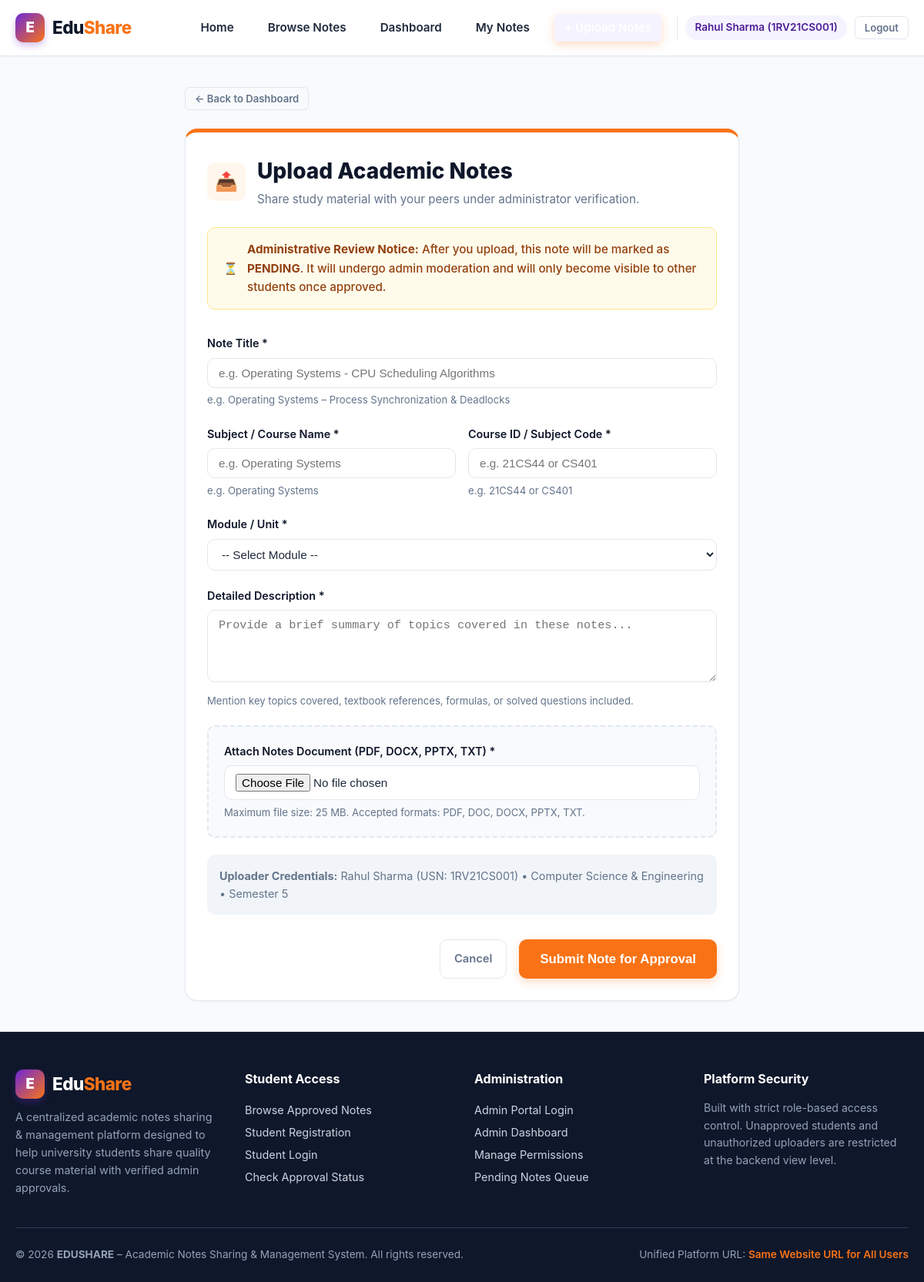
/notes/upload/ (signed in), run on the app's committed database.
### core/models.py (models this page shows, shortened)
class Student(models.Model):
    APPROVAL_CHOICES = (
        ('PENDING', 'Pending'),
        ('APPROVED', 'Approved'),
        ('REJECTED', 'Rejected'),
    )
    user = models.OneToOneField(User, on_delete=models.CASCADE, related_name='student_profile')
    name = models.CharField(max_length=150, help_text="Full Name of the Student")
    usn = models.CharField(max_length=30, unique=True, db_index=True, help_text="University Seat Number")
    branch = models.CharField(max_length=100, help_text="Engineering/Academic Branch")
    semester = models.IntegerField(help_text="Current Semester (e.g. 1-8)")
    section = models.CharField(max_length=10, help_text="Section (e.g. A, B, C)")
    approval_status = models.CharField(max_length=20, choices=APPROVAL_CHOICES, default='PENDING', db_index=True)
    upload_permission = models.BooleanField(default=False, help_text="Explicit admin permission to upload notes")
    rejection_reason = models.TextField(blank=True, null=True, help_text="Reason if student registration was rejected")
    created_at = models.DateTimeField(auto_now_add=True)
    updated_at = models.DateTimeField(auto_now=True)
    class Meta:
        ordering = ['-created_at']
        verbose_name = 'Student'
        verbose_name_plural = 'Students'
    @property
    def is_approved(self):
        return self.approval_status == 'APPROVED'

### core/views.py (the view)
# urls.py: path('notes/upload/', views.upload_note, name='upload_note'),
@student_upload_required
def upload_note(request):
    student = request.user.student_profile
    if request.method == 'POST':
        form = NoteUploadForm(request.POST, request.FILES)
        if form.is_valid():
            note = form.save(commit=False)
            note.uploaded_by = student
            note.status = 'PENDING'  # Explicit pending status
            note.save()
            messages.success(request, f"Note '{note.title}' uploaded successfully! It is now PENDING Admin review and will be visible once approved.")
            return redirect('my_notes')
    else:
        form = NoteUploadForm()
    return render(request, 'core/upload_note.html', {
        'form': form,
        'student': student
    })

### templates/core/upload_note.html (shortened to what this page needs)
{% extends 'base.html' %}
{% block content %}
<div class="container container-narrow">
  <div style="margin-bottom: 1.5rem;">
    <a href="{% url 'student_dashboard' %}" class="btn btn-sm btn-outline-secondary">&larr; Back to Dashboard</a>
  </div>
  <div class="card" style="border-top: 5px solid var(--accent);">
    <div style="display: flex; align-items: center; gap: 15px; margin-bottom: 1.5rem;">
      <div style="width: 50px; height: 50px; background: var(--accent-subtle); color: var(--accent); border-radius: var(--radius-md); display: flex; align-items: center; justify-content: center; font-size: 1.5rem;">
        📤
      </div>
      <div>
        <h1 style="font-size: 1.75rem; font-weight: 800; color: var(--dark); margin: 0;">
          Upload Academic Notes
        </h1>
        <p style="color: var(--text-muted); font-size: 0.95rem; margin-top: 2px;">
          Share study material with your peers under administrator verification.
        </p>
      </div>
    </div>
    <div class="alert alert-warning" style="margin-bottom: 2rem;">
      <span>⏳</span>
      <div>
        <strong>Administrative Review Notice:</strong> After you upload, this note will be marked as <strong>PENDING</strong>. It will undergo admin moderation and will only become visible to other students once approved.
      </div>
    </div>
    <form method="POST" action="{% url 'upload_note' %}" enctype="multipart/form-data" novalidate>
      <div class="form-group">
        <label class="form-label" for="{{ form.title.id_for_label }}">Note Title *</label>
        {{ form.title }}
        <div class="form-text">e.g. Operating Systems – Process Synchronization & Deadlocks</div>
      </div>
      <div style="display: grid; grid-template-columns: 1fr 1fr; gap: 1rem;">
        <div class="form-group">
          <label class="form-label" for="{{ form.subject.id_for_label }}">Subject / Course Name *</label>
          {{ form.subject }}
          <div class="form-text">e.g. Operating Systems</div>
        </div>
        <div class="form-group">
          <label class="form-label" for="{{ form.course_id.id_for_label }}">Course ID / Subject Code *</label>
          {{ form.course_id }}
          <div class="form-text">e.g. 21CS44 or CS401</div>
        </div>
      </div>
      <div class="form-group">
        <label class="form-label" for="{{ form.module.id_for_label }}">Module / Unit *</label>
        {{ form.module }}
      </div>
      <div class="form-group">
        <label class="form-label" for="{{ form.description.id_for_label }}">Detailed Description *</label>
        {{ form.description }}
        <div class="form-text">Mention key topics covered, textbook references, formulas, or solved questions included.</div>
      </div>
      <div class="form-group" style="background: var(--bg-body); padding: 1.25rem; border: 2px dashed var(--border-color); border-radius: var(--radius-md);">
        <label class="form-label" for="{{ form.file.id_for_label }}">Attach Notes Document (PDF, DOCX, PPTX, TXT) *</label>
        {{ form.file }}
        <div class="form-text">Maximum file size: 25 MB. Accepted formats: PDF, DOC, DOCX, PPTX, TXT.</div>
      </div>
      <div style="background: #F1F5F9; border-radius: var(--radius-md); padding: 1rem; margin-bottom: 2rem; font-size: 0.9rem; color: var(--text-muted);">
        <strong>Uploader Credentials:</strong> {{ student.name }} (USN: {{ student.usn }}) &bull; {{ student.branch }} &bull; Semester {{ student.semester }}
      </div>
      <div style="display: flex; gap: 1rem; justify-content: flex-end;">
        <a href="{% url 'student_dashboard' %}" class="btn btn-outline-secondary">Cancel</a>
        <button type="submit" class="btn btn-lg btn-accent">Submit Note for Approval</button>
      </div>
    </form>
  </div>
</div>
{% endblock %}

### templates/base.html (shortened to what this page needs)
{% load static %}
<!DOCTYPE html>
<html lang="en">
<head>
  <link rel="stylesheet" href="{% static 'css/edushare.css' %}">
</head>
<body>
  <header class="navbar">
    <div class="container navbar-inner">
      <a href="{% url 'home' %}" class="brand">
        <div class="brand-icon">E</div>
        <div class="brand-text">Edu<span>Share</span></div>
      </a>
      <ul class="nav-links" id="navLinks">
        <li class="nav-item {% if request.resolver_match.url_name == 'home' %}active{% endif %}">
          <a href="{% url 'home' %}">Home</a>
        </li>
        <li class="nav-item {% if request.resolver_match.url_name == 'browse_notes' %}active{% endif %}">
          <a href="{% url 'browse_notes' %}">Browse Notes</a>
        </li>
        {% if is_admin %}
          <li class="nav-item {% if request.resolver_match.url_name == 'admin_dashboard' %}active{% endif %}">
            <a href="{% url 'admin_dashboard' %}">Admin Dashboard</a>
          </li>
          <li class="nav-item {% if request.resolver_match.url_name == 'admin_manage_students' %}active{% endif %}">
            <a href="{% url 'admin_manage_students' %}">
              Students
              {% if pending_students_count > 0 %}
                <span class="nav-badge">{{ pending_students_count }}</span>
              {% endif %}
            </a>
          </li>
          <li class="nav-item {% if request.resolver_match.url_name == 'admin_upload_permissions' %}active{% endif %}">
            <a href="{% url 'admin_upload_permissions' %}">Permissions</a>
          </li>
          <li class="nav-item {% if request.resolver_match.url_name == 'admin_pending_notes' %}active{% endif %}">
            <a href="{% url 'admin_pending_notes' %}">
              Pending Notes
              {% if pending_notes_count > 0 %}
                <span class="nav-badge">{{ pending_notes_count }}</span>
              {% endif %}
            </a>
          </li>
          <li class="nav-user">
            <span class="nav-user-tag">Admin: {{ request.user.username }}</span>
            <a href="{% url 'logout' %}" class="btn btn-sm btn-outline-secondary">Logout</a>
          </li>
        {% elif is_student and current_student.is_approved %}
          <li class="nav-item {% if request.resolver_match.url_name == 'student_dashboard' %}active{% endif %}">
            <a href="{% url 'student_dashboard' %}">Dashboard</a>
          </li>
          <li class="nav-item {% if request.resolver_match.url_name == 'my_notes' %}active{% endif %}">
            <a href="{% url 'my_notes' %}">My Notes</a>
          </li>
          {% if current_student.upload_permission %}
            <li class="nav-item {% if request.resolver_match.url_name == 'upload_note' %}active{% endif %}">
              <a href="{% url 'upload_note' %}" class="btn btn-sm btn-accent" style="color: white !important;">
              </a>
            </li>
          {% endif %}
          <li class="nav-user">
            <span class="nav-user-tag">{{ current_student.name }} ({{ current_student.usn }})</span>
            <a href="{% url 'logout' %}" class="btn btn-sm btn-outline-secondary">Logout</a>
          </li>
        {% endif %}
      </ul>
    </div>
  </header>
  <main>
    {% block content %}{% endblock %}
  </main>
  <footer class="footer">
    <div class="container">
      <div style="display: grid; grid-template-columns: repeat(auto-fit, minmax(220px, 1fr)); gap: 2rem; margin-bottom: 2rem;">
        <div>
          <div class="brand" style="color: white; margin-bottom: 0.75rem;">
            <div class="brand-icon">E</div>
            <div>Edu<span style="color: var(--accent);">Share</span></div>
          </div>
          <p style="font-size: 0.9rem; line-height: 1.6;">
            A centralized academic notes sharing & management platform designed to help university students share quality course material with verified admin approvals.
          </p>
        </div>
        <div>
          <h4 style="color: white; font-size: 1rem; margin-bottom: 0.85rem;">Student Access</h4>
          <ul style="list-style: none; font-size: 0.9rem; line-height: 2;">
            <li><a href="{% url 'browse_notes' %}">Browse Approved Notes</a></li>
            <li><a href="{% url 'student_register' %}">Student Registration</a></li>
            <li><a href="{% url 'student_login' %}">Student Login</a></li>
            <li><a href="{% url 'waiting_approval' %}">Check Approval Status</a></li>
          </ul>
        </div>
        <div>
          <h4 style="color: white; font-size: 1rem; margin-bottom: 0.85rem;">Administration</h4>
          <ul style="list-style: none; font-size: 0.9rem; line-height: 2;">
            <li><a href="{% url 'admin_login' %}">Admin Portal Login</a></li>
            <li><a href="{% url 'admin_dashboard' %}">Admin Dashboard</a></li>
            <li><a href="{% url 'admin_upload_permissions' %}">Manage Permissions</a></li>
            <li><a href="{% url 'admin_pending_notes' %}">Pending Notes Queue</a></li>
          </ul>
        </div>
        <div>
          <h4 style="color: white; font-size: 1rem; margin-bottom: 0.85rem;">Platform Security</h4>
          <p style="font-size: 0.88rem; line-height: 1.6;">
            Built with strict role-based access control. Unapproved students and unauthorized uploaders are restricted at the backend view level.
          </p>
        </div>
      </div>
      <div class="footer-bottom">
        <div>
          &copy; 2026 <strong>EDUSHARE</strong> – Academic Notes Sharing & Management System. All rights reserved.
        </div>
        <div>
          Unified Platform URL: <span style="color: var(--accent); font-weight: 600;">Same Website URL for All Users</span>
        </div>
      </div>
    </div>
  </footer>
</body>
</html>

### data on the page
Student: name "Rahul Sharma", usn "1RV21CS001", branch "Computer Science & Engineering", semester "5"
